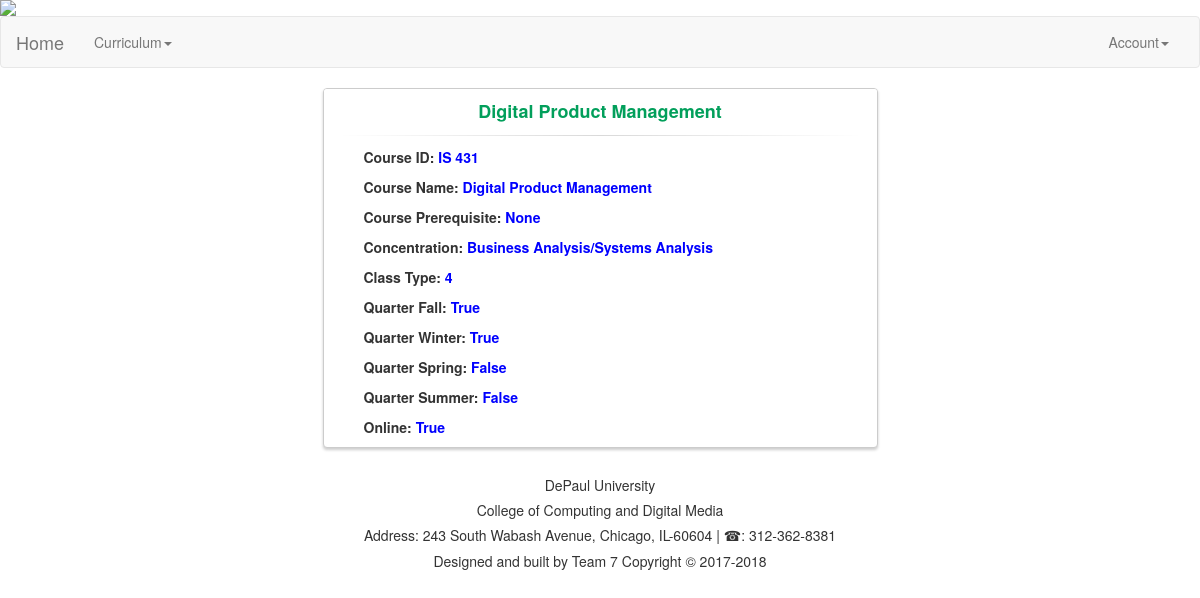
The app's page /isdetail/43/ with its own data.
### courses/is_models.py (models this page shows, shortened)
class IS_Course(models.Model):
    is_course_id = models.CharField(max_length=120)
    is_course_name = models.CharField(max_length=120)
    is_pre_req = models.CharField(max_length=120)
    is_cons = models.CharField(max_length=120)
    is_class_type = models.CharField(max_length=120)
    fall = models.BooleanField()
    winter = models.BooleanField()
    spring = models.BooleanField()
    summer = models.BooleanField()
    online = models.BooleanField()

### courses/views.py (the view, shortened to what this page needs)
# urls.py: url(r'^isdetail/(?P<id>\d+)/$', is_course_detail, name='ISdetail'),
def is_course_detail(request, id):
	instance = get_object_or_404(IS_Course, id=id)
	context = {
		"title" : instance.is_course_name,
		"instance": instance
	}
	return render(request, "is_detail.html", context)

### templates/is_detail.html (shortened to what this page needs)
<!DOCTYPE html>
<html lang="en">
  <head>
    <link rel="stylesheet" href="https://maxcdn.bootstrapcdn.com/bootstrap/3.3.7/css/bootstrap.min.css">
  </head>
      <img src='https://quikpayasp.com/depaul/quikpay/etc/image/upload/DePaul%20banner_1280.jpg' height=" "100%" width="100%"class='img-responsive'/>
    <nav class="navbar navbar-default">
      <div class="container-fluid">
        <div class="navbar-header">
          <a class="navbar-brand" href="/home">Home</a>
        </div>
        <div class="collapse navbar-collapse" id="bs-example-navbar-collapse-1">
          <ul class="nav navbar-nav">
            <li class="dropdown">
              <a href="#" class="dropdown-toggle" data-toggle="dropdown" role="button" aria-haspopup="true" aria-expanded="false">Curriculum<span class="caret"></span></a>
            </li>
          </ul>
          <ul class="nav navbar-nav navbar-right">
            <li class="dropdown">
              <a href="#" class="dropdown-toggle" data-toggle="dropdown" role="button" aria-haspopup="true" aria-expanded="false">Account<span class="caret"></span></a>
            </li>
          </ul>
        </div>
      </div>
    </nav>
    <div class="container">
      <div class="row">
      <div class="col-md-6 col-md-offset-3">
        <div class="panel panel-login">
          <div class="panel-heading">
            <div class="row">
              <div align="center">
                <a class="active" id="login-form-link">{{title}}</a>
              </div>
            </div>
            <hr>
          </div>
<ul>
	<p><b> Course ID:  <font color="blue">{{instance.is_course_id}}</p></font></b>
	<p><b> Course Name:  <font color="blue"> {{instance.is_course_name}}</p></font>
  <p><b> Course Prerequisite:  <font color="blue">
  {{instance.is_pre_req}}</p></font></font>
  <p><b> Concentration:  <font color="blue">
  {{instance.is_cons}}</p></font></font>
  <p><b>  Class Type:  <font color="blue">
  {{instance.is_class_type }}</p></font></font>
  <p><b> Quarter Fall:  <font color="blue">
  {{instance.fall}}</p></font>
  <p><b> Quarter Winter:  <font color="blue">
  {{instance.winter}}</p></font>
  <p><b> Quarter Spring:  <font color="blue">
  {{instance.spring}}</p></font>
  <p><b> Quarter Summer:  <font color="blue">
  {{instance.summer}}</p></font>
   <p><b> Online:  <font color="blue">
  {{instance.online}}</p></font>
</ul>
            </div>
          </div>
        </div>
      </div>
  <div id="footer">
    <center><h5>DePaul University</h5></center>
    <center><h5>College of Computing and Digital Media </h5></center>
    <h5><p><center> Address: 243 South Wabash Avenue, Chicago, IL-60604 | &#9742: 312-362-8381</center></p></h5>
    <h5><p><center>Designed and built by Team 7 Copyright &copy; 2017-2018</center></p></h5>
</div>
  </body>
</html>

### templates/is_detail.html (style rules this page uses)
.panel-login { border-color: #ccc; -webkit-box-shadow: 0px 2px 3px 0px rgba(0,0,0,0.2); -moz-box-shadow: 0px 2px 3px 0px rgba(0,0,0,0.2); box-shadow: 0px 2px 3px 0px rgba(0,0,0,0.2); }
.panel-login>.panel-heading { color: #00415d; background-color: #fff; border-color: #fff; text-align:center; }
.panel-login>.panel-heading a { text-decoration: none; color: #666; font-weight: bold; font-size: 15px; -webkit-transition: all 0.1s linear; -moz-transition: all 0.1s linear; transition: all 0.1s linear; }
.panel-login>.panel-heading a.active { color: #029f5b; font-size: 18px; }
.panel-login>.panel-heading hr { margin-top: 10px; margin-bottom: 0px; clear: both; border: 0; height: 1px; background-image: -webkit-linear-gradient(left,rgba(0, 0, 0, 0),rgba(0, 0, 0, 0.15),rgba(0, 0, 0, 0)); background-image: -moz-linear-gradient(left,rgba(0,0,0,0),rgba(0,0,0,0.15),rgba(0,0,0,0)); background-image: -ms-linear-gradient(left,rgba(0,0,0,0),rgba(0,0,0,0.15),rgba(0,0,0,0)); background-image: -o-linear-gradient(left,rgba(0,0,0,0),rgba(0,0,0,0.15),rgba(0,0,0,0)); }

### records on screen
IS_Course: is_course_name "Digital Product Management", is_course_id "IS 431", is_pre_req "None", is_cons "Business Analysis/Systems Analysis", is_class_type "4", fall "True", winter "True", spring "False", summer "False", online "True"
